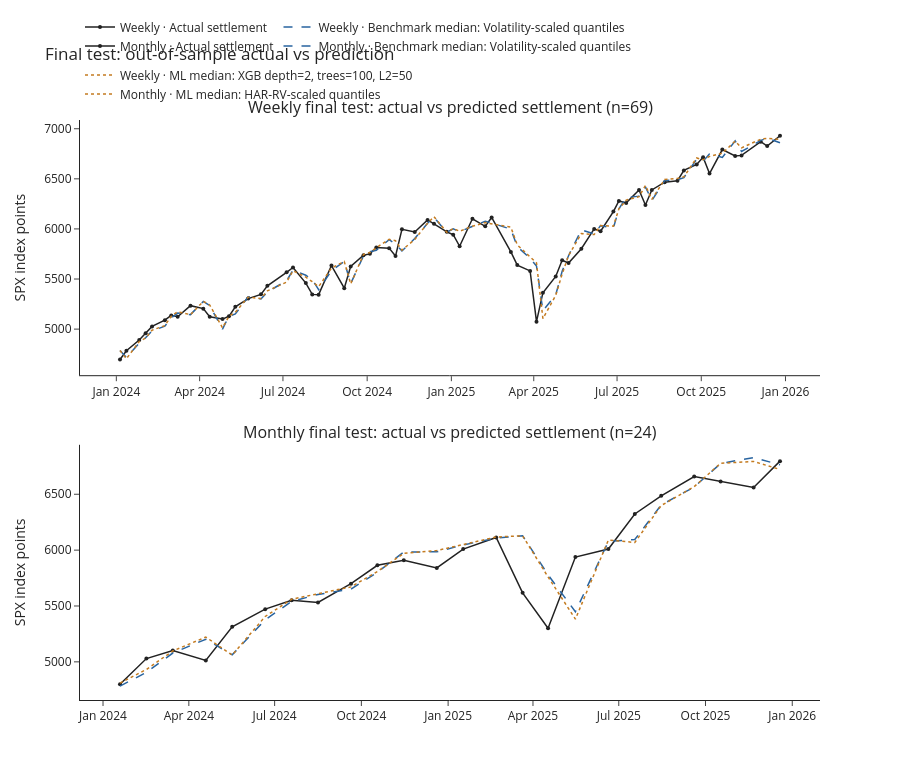

This figure's notebook cell:
### Code cell
# Final-test actual vs predicted settlement chart
figure = plots.actual_vs_prediction(final_predictions, state['frozen'], 'final_test')
figure.savefig(CONFIG.output / 'final_test_actual_vs_prediction.png', bbox_inches='tight')
plt.show()
# Same chart, interactive: hover a date for the settlement and each median (with its miss)
plots.interactive_actual_vs_prediction(final_predictions, state['frozen'], 'final_test')
